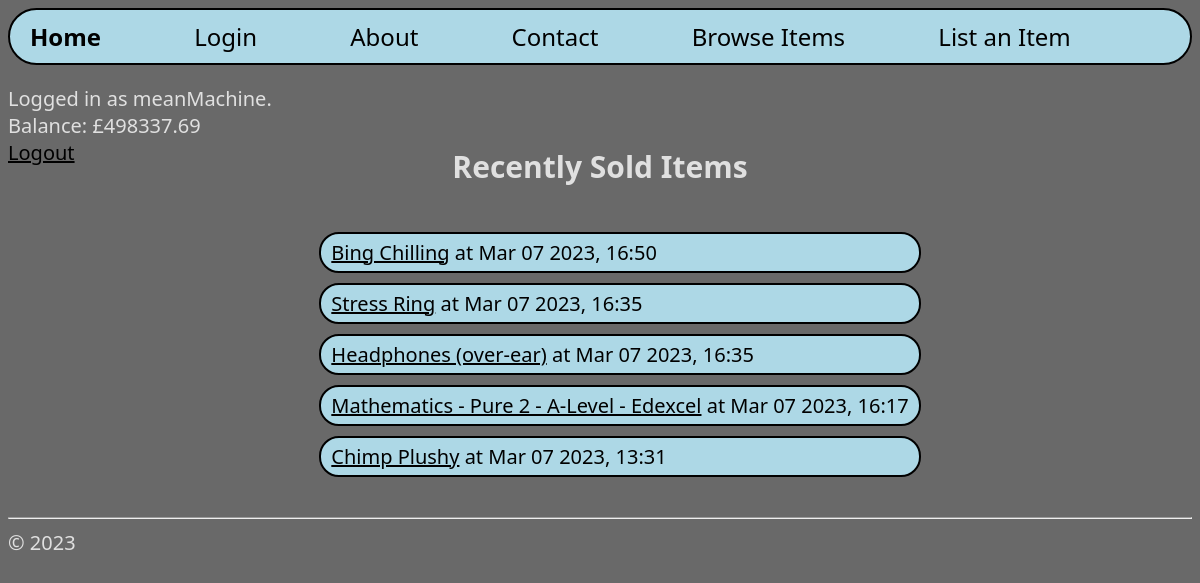
The app's page / (signed in) with its own data.
### hello/models.py (models this page shows, shortened)
class EndedItems(models.Model):
    name = models.CharField(max_length=40)
    salePrice = models.DecimalField(decimal_places=2, max_digits=10)
    postageCost = models.DecimalField(decimal_places=2, max_digits=10)
    bidIncrement = models.DecimalField(decimal_places=2, max_digits=10)
    conditionChoices = [
        ("new", "New"),
        ("excellent", "Excellent"),
        ("good", "Good"),
        ("used", "Used"),
        ("refurbished", "Refurbished"),
        ("partsOnly", "Parts Only"),
    ]
    condition = models.CharField(max_length=20, choices=conditionChoices)
    endDateTime = models.DateTimeField("Date/Time Logged")
    acceptReturns = models.BooleanField()
    description = models.TextField(max_length=1000)
    numBids = models.IntegerField()
    sold = models.BooleanField()
    buyerId = models.CharField(max_length=40, blank=True, null=True)
    sellerId = models.CharField(max_length=40)
    destinationAddress = models.CharField(max_length=40, blank=True, null=True)

### hello/views.py (the view)
class HomeListView(ListView):
    model = EndedItems
    def get_context_data(self, **kwargs):
        context = super(HomeListView, self).get_context_data(**kwargs)
        context["username"]  = getUsernameBalance(self.request)[0]
        context["balance"] = str(getUsernameBalance(self.request)[1])
        return context

### hello/views.py (called while the page is built)
def getUsernameBalance(request):
    username = None
    balance = None
    if request.user.is_authenticated:
        username = request.user.username
        pK = request.user.pk
        balance = Accounts.objects.get(user__pk=pK).balance
    return (username, balance)

### hello/templates/hello/home.html (shortened to what this page needs)
{% extends "hello/layout.html" %}
{% block loggedInAs %}
    {% if username %}
    <p style="color: rgb(224, 224, 224)">
        Logged in as {{ username }}.
        <br>
        Balance: £{{balance}}
        <br>
        <a href="{% url 'logout' %}">Logout</a>
    </p>
    {% else %}
    <p style="color: rgb(224, 224, 224)">
        You are not logged in.
        <br>
        <a href="{% url 'login' %}">Login</a>
    </p>
    {% endif %}
{% endblock %}
{% block subheader %}
<h2 style="margin-top: -40px;">Recently Sold Items</h2>
{% endblock %}
{% block content %}
<ul class="itemList">
    {% for item in itemList %}
        <li class="borderli">
            <a href="{% url 'endedItemDetail' pk=item.pk %}">{{item.name}}</a> at {{ item.endDateTime|date:"M d Y, H:i" }}
        </li>
    {% empty %}
        <p style="color: rgb(224, 224, 224)">No items found.</p>
    {% endfor %}
</ul>
{% endblock %}

### hello/static/hello/site.css (style rules this page uses)
* { font-family: "Segoe UI"; color: black; }
h2 { color: rgb(224, 224, 224); }
.borderli { border: 2px solid black; border-radius: 20px; padding: 5px 10px; background-color: lightblue; font-size: 20px; margin-bottom: 10px; list-style-type: none; }
body { background: dimgray; font-size: 20px; }
.itemList { font-size: 20px; }

### records on screen
EndedItems: name "Bing Chilling", endDateTime "Mar 07 2023, 16:50"
EndedItems: name "Stress Ring", endDateTime "Mar 07 2023, 16:35"
EndedItems: name "Headphones (over-ear)", endDateTime "Mar 07 2023, 16:35"
EndedItems: name "Mathematics - Pure 2 - A-Level - Edexcel", endDateTime "Mar 07 2023, 16:17"
EndedItems: name "Chimp Plushy", endDateTime "Mar 07 2023, 13:31"

### other values on screen
{{ username }} "meanMachine"
{{ balance }} "498337.69"
